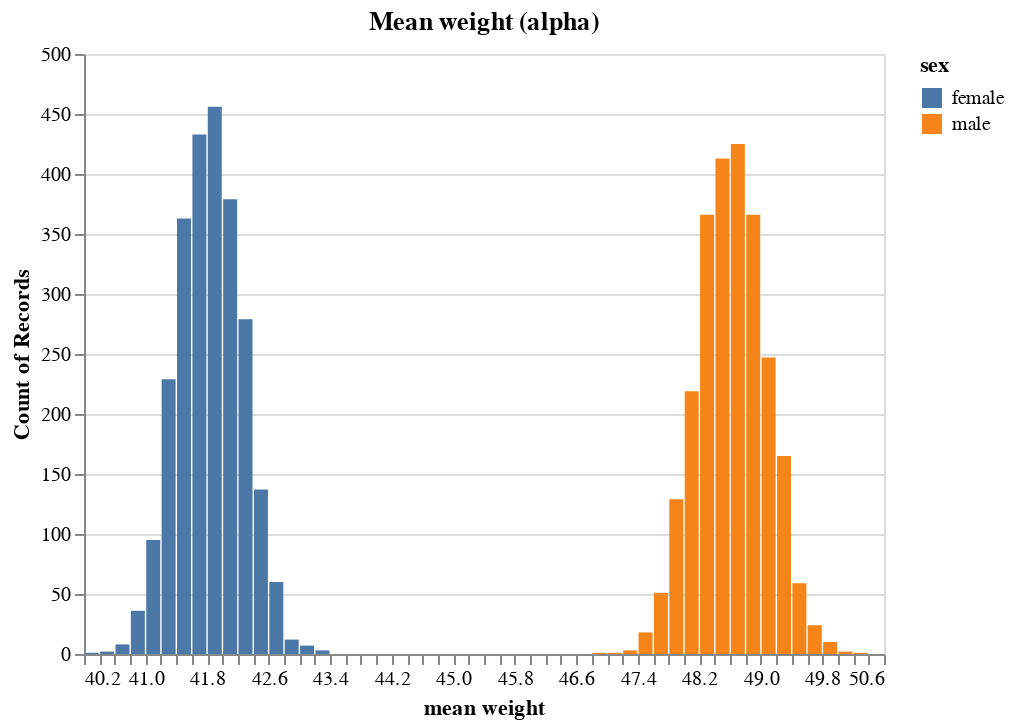

The code cell stored with this chart in its notebook:
### Code cell
# plot posterior mean weight
df = alpha_df[:2500][["female", "male"]].melt(var_name="sex", value_name="alpha")

hist = (
    alt.Chart(df, title="Mean weight (alpha)")
    .mark_bar(size=7)
    .encode(
        x=alt.X("alpha", title="mean weight", bin=alt.BinParams(maxbins=70)),
        y=alt.Y("count()", stack=None),
        color="sex",
    )
)

hist

### Figure 1 — Vega-Lite specification as saved in the notebook (floating-point values rounded to 4 significant figures; data arrays with more than 128 entries replaced by an {"elided": "..."} marker saying what was removed)
{"$schema": "https://vega.github.io/schema/vega-lite/v4.17.0.json", "config": {"view": {"continuousHeight": 300, "continuousWidth": 400}}, "data": {"name": "data-50a366772020b4032493ee91b5cc2842"}, "datasets": {"data-50a366772020b4032493ee91b5cc2842": {"elided": "5000 records"}}, "encoding": {"color": {"field": "sex", "type": "nominal"}, "x": {"bin": {"maxbins": 70}, "field": "alpha", "title": "mean weight", "type": "quantitative"}, "y": {"aggregate": "count", "stack": null, "type": "quantitative"}}, "mark": {"size": 7, "type": "bar"}, "title": "Mean weight (alpha)"}
